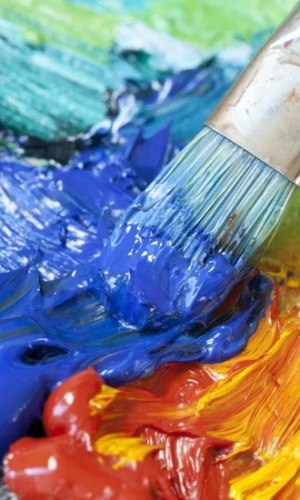
#> input picture дз-13-11/краски.jpg, 300 x 500 px
$ jupyter execute 'Задача3.ipynb'
#> lines starting #> are read from the running program, lines starting #| are printed output that depends on the picture
1.Сохранить любую цветную фотографию размером 300x500 пиксело в вформате JPEG(jpg).
2.Загрузить в программу и отобразить фотографию в полноцветном варианте(RGB)и в градациях серого(grayscale).Используйте библиотеку matplotlib.

[cell 1]
import matplotlib.pyplot as plt
from PIL import Image

image = Image.open('краски.jpg')
#> image is the input picture: PIL image 300x500 RGB; mean R, G, B 125.6, 128.8, 142.5
plt.imshow(image)
plt.show()

[cell 2]
import matplotlib.pyplot as plt
from PIL import Image

image = Image.open('краски.jpg').convert("L")
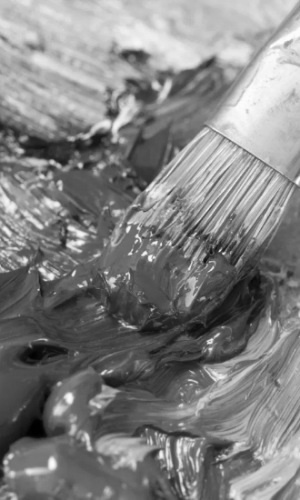
#> image: PIL image 300x500 L; min 0, max 254, mean 129.4
plt.imshow(image, cmap='gray')
plt.show()
